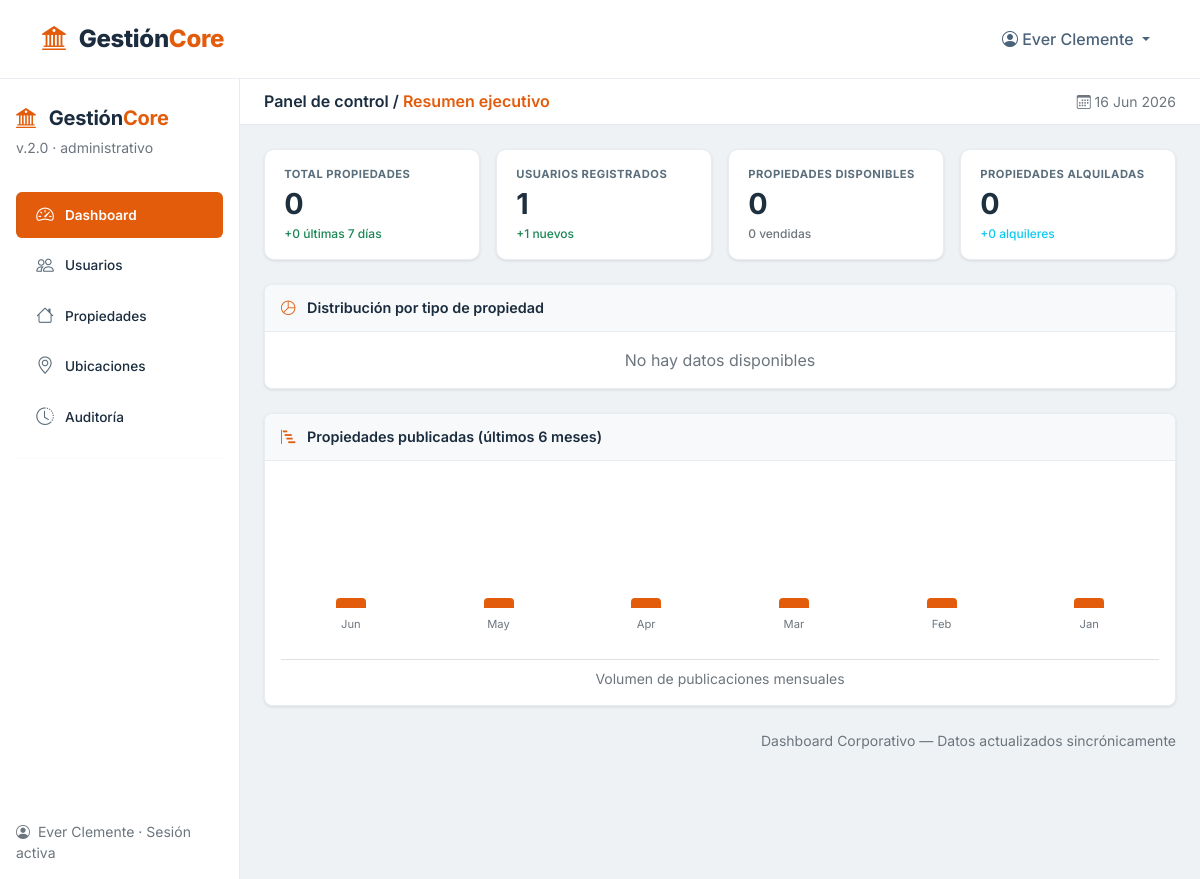
The page /dashboard (signed in) on the database as committed earlier.
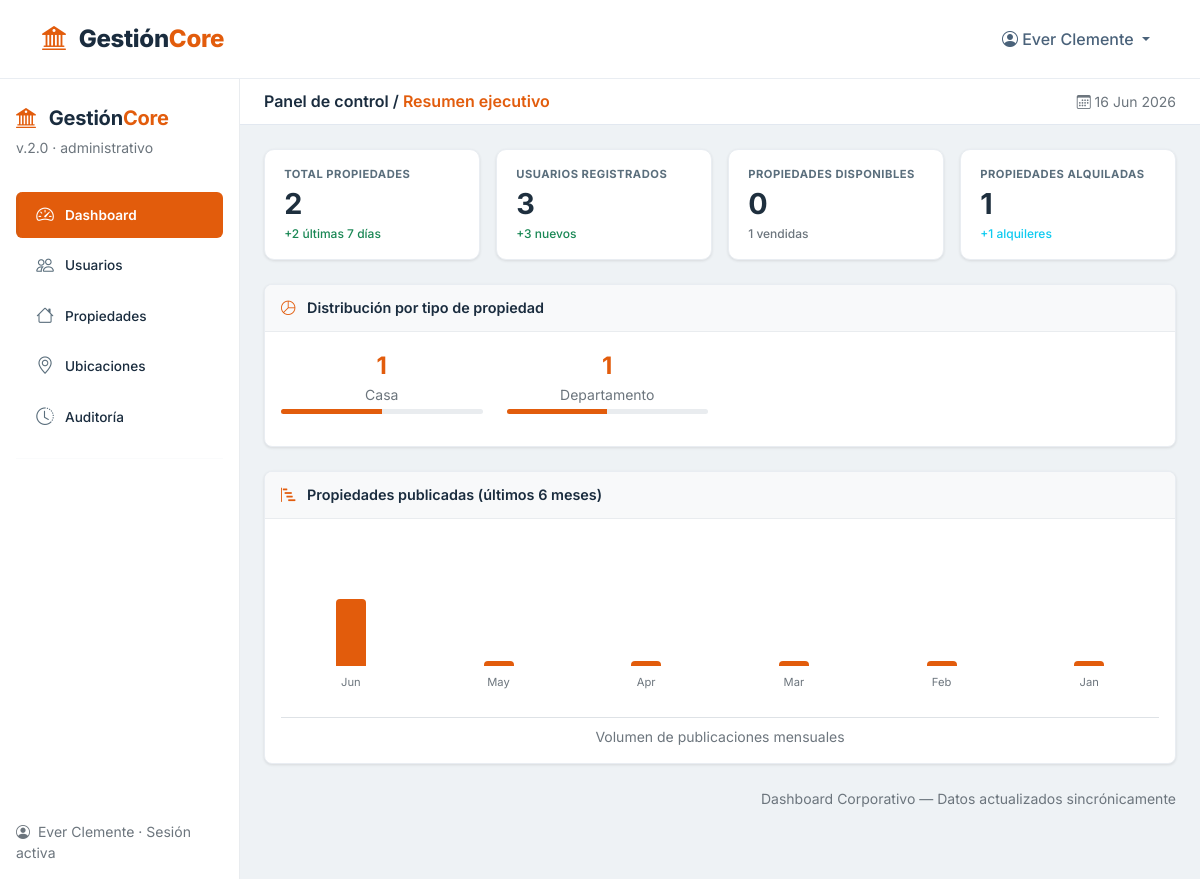
The same page on the database as committed later.
### app/models.py (models this page shows, shortened)
class Usuario(db.Model, UserMixin):
    __tablename__ = "users"
    id_usuario = db.Column(db.Integer, primary_key=True)
    nombre = db.Column(db.String(100), nullable=False)
    email = db.Column(db.String(100), nullable=False, unique=True)
    telefono = db.Column(db.String(20), nullable=False)
    rol = db.Column(db.String(20), nullable=False)
    password = db.Column(db.String(200), nullable=False)
    fecha_registro = db.Column(db.Date, nullable=False)
    propiedades = db.relationship('Propiedad', back_populates='usuario', lazy=True, cascade="all, delete-orphan")

class Propiedad(db.Model):
    __tablename__ = "propiedades"
    id_propiedad = db.Column(db.Integer, primary_key=True)
    titulo = db.Column(db.String(200), nullable=False)
    descripcion = db.Column(db.Text, nullable=False)
    tipo = db.Column(db.String(50), nullable=False)
    superficie = db.Column(db.Float, nullable=False)
    direccion = db.Column(db.String(255), nullable=False)
    precio = db.Column(db.Float, nullable=False)
    estado = db.Column(db.String(50), nullable=False)
    fecha_publicacion = db.Column(db.Date, nullable=False)
    id_departamento = db.Column(db.Integer, db.ForeignKey('departamentos.id_departamento'), nullable=False)
    id_provincia = db.Column(db.Integer, db.ForeignKey('provincias.id_provincia'), nullable=False)
    id_ciudad = db.Column(db.Integer, db.ForeignKey('ciudades.id_ciudad'), nullable=False)
    id_usuario = db.Column(db.Integer, db.ForeignKey('users.id_usuario'), nullable=False)
    usuario = db.relationship('Usuario', back_populates='propiedades')
    departamento = db.relationship('Departamento', back_populates='propiedades')
    provincia = db.relationship('Provincia', back_populates='propiedades')
    ciudad = db.relationship('Ciudad', back_populates='propiedades')
    imagenes = db.relationship('Imagen',back_populates='propiedad', lazy=True, cascade="all, delete-orphan")

### app/main/routes.py (the view)
@main_bp.route("/dashboard")
@login_required
def dashboard():
    if current_user.rol.lower() != 'administrador':
        return render_template("main/index.html")
    total_propiedades = Propiedad.query.count()
    total_usuarios = Usuario.query.count()
    propiedades_activas = Propiedad.query.filter_by(estado='disponible').count()
    propiedades_vendidas = Propiedad.query.filter_by(estado='vendido').count()
    propiedades_alquiladas = Propiedad.query.filter_by(estado='alquilado').count()
    administradores = Usuario.query.filter_by(rol='administrador').count()
    vendedores = Usuario.query.filter_by(rol='vendedor').count()
    clientes = Usuario.query.filter_by(rol='cliente').count()
    tipos = db.session.query(
        Propiedad.tipo,
        func.count(Propiedad.id_propiedad).label('total')
    ).group_by(Propiedad.tipo).all()
    fecha_limite = datetime.now().date() - timedelta(days=7)
    propiedades_recientes = Propiedad.query.filter(
        Propiedad.fecha_publicacion >= fecha_limite
    ).order_by(Propiedad.fecha_publicacion.desc()).limit(10).all()
    usuarios_recientes = Usuario.query.order_by(
        Usuario.fecha_registro.desc()
    ).limit(10).all()
    auditoria_reciente = Auditoria.query.order_by(
        Auditoria.fecha_actividad.desc(),
        Auditoria.hora_actividad.desc()
    ).limit(10).all()
    meses = []
    ventas_mensuales = []
    for i in range(6):
        mes = datetime.now().date().replace(day=1) - timedelta(days=30*i)
        inicio_mes = mes.replace(day=1)
        fin_mes = (inicio_mes + timedelta(days=32)).replace(day=1) - timedelta(days=1)
        count = Propiedad.query.filter(
            Propiedad.fecha_publicacion >= inicio_mes,
            Propiedad.fecha_publicacion <= fin_mes
        ).count()
        meses.append(inicio_mes.strftime('%b'))
        ventas_mensuales.append(count)
    max_ventas = max(ventas_mensuales) if ventas_mensuales else 1
    alturas_barras = []
    for venta in ventas_mensuales:
        if max_ventas > 0:
            altura = (venta / (max_ventas + 1)) * 100
        else:
            altura = 10
        alturas_barras.append(altura)
    tipos_data = [{'tipo': t.tipo, 'total': t.total} for t in tipos]
    return render_template(
        'main/dashboard.html',
        total_propiedades=total_propiedades,
        total_usuarios=total_usuarios,
        propiedades_activas=propiedades_activas,
        propiedades_vendidas=propiedades_vendidas,
        propiedades_alquiladas=propiedades_alquiladas,
        administradores=administradores,
        vendedores=vendedores,
        clientes=clientes,
        propiedades_recientes=propiedades_recientes,
        usuarios_recientes=usuarios_recientes,
        auditoria_reciente=auditoria_reciente,
        tipos_data=tipos_data,
        meses=meses,
        ventas_mensuales=ventas_mensuales,
        alturas_barras=alturas_barras
    )

### app/templates/main/dashboard.html (shortened to what this page needs)
{% extends 'base.html' %}
{% block content %}
<div class="container-fluid p-0 d-flex flex-column min-vh-100">
    <div class="row g-0 flex-grow-1">
        <div class="col-auto sidebar" id="sidebarMenu">
            <div class="d-flex flex-column h-100 p-3 pt-4">
                <div class="mb-4 pb-2">
                    <div class="fw-bold fs-5" style="color:#1a2c3e;">
                        <i class="bi bi-bank2 me-2" style="color:#e25c0c;"></i>
                        <span style="letter-spacing:-0.2px;">Gestión<span class="text-orange-sobre">Core</span></span>
                    </div>
                    <div class="small text-secondary mt-1">v.2.0 · administrativo</div>
                </div>
                <nav class="nav flex-column">
                    <a href="#" class="nav-link-custom active" data-section="dashboard"><i class="bi bi-speedometer2"></i> Dashboard</a>
                    <a href="#" class="nav-link-custom" data-section="usuarios"><i class="bi bi-people"></i> Usuarios</a>
                    <a href="#" class="nav-link-custom" data-section="propiedades"><i class="bi bi-house"></i> Propiedades</a>
                    <a href="#" class="nav-link-custom" data-section="ubicaciones"><i class="bi bi-geo-alt"></i> Ubicaciones</a>
                    <a href="#" class="nav-link-custom" data-section="auditoria"><i class="bi bi-clock-history"></i> Auditoría</a>
                </nav>
                <hr class="my-3">
                <div class="small text-secondary mt-auto">
                    <i class="bi bi-person-circle me-1"></i> {{ current_user.nombre }} · Sesión activa
                </div>
            </div>
        </div>
        <div class="col bg-light" style="background-color: #eef2f5 !important;">
            <div class="top-bar d-flex justify-content-between align-items-center">
                <div class="d-flex align-items-center gap-2">
                    <h5 class="mb-0 fw-semibold" style="font-size: 1rem;">Panel de control / <span class="text-orange-sobre" id="seccionActual">Resumen ejecutivo</span></h5>
                </div>
                <div class="d-flex gap-2">
                    <span class="small text-secondary"><i class="bi bi-calendar3"></i> {{ datetime.now().strftime('%d %b %Y') }}</span>
                </div>
            </div>
            <div class="p-3 p-md-4" id="contenidoPrincipal">
                <div id="seccion-dashboard">
                    <div class="row g-3 mb-4">
                        <div class="col-md-3 col-6">
                            <div class="metric-card">
                                <div class="metric-title">Total propiedades</div>
                                <div class="metric-value" id="totalPropiedades">{{ total_propiedades }}</div>
                                <div class="metric-trend text-success">+{{ propiedades_recientes|length }} últimas 7 días</div>
                            </div>
                        </div>
                        <div class="col-md-3 col-6">
                            <div class="metric-card">
                                <div class="metric-title">Usuarios registrados</div>
                                <div class="metric-value" id="totalUsuarios">{{ total_usuarios }}</div>
                                <div class="metric-trend text-success">+{{ usuarios_recientes|length }} nuevos</div>
                            </div>
                        </div>
                        <div class="col-md-3 col-6">
                            <div class="metric-card">
                                <div class="metric-title">Propiedades disponibles</div>
                                <div class="metric-value" id="propDisponibles">{{ propiedades_activas }}</div>
                                <div class="metric-trend text-secondary">{{ propiedades_vendidas }} vendidas</div>
                            </div>
                        </div>
                        <div class="col-md-3 col-6">
                            <div class="metric-card">
                                <div class="metric-title">Propiedades alquiladas</div>
                                <div class="metric-value" id="propAlquiladas">{{ propiedades_alquiladas }}</div>
                                <div class="metric-trend text-info">+{{ propiedades_alquiladas }} alquileres</div>
                            </div>
                        </div>
                    </div>
                    <div class="card-plain mb-4">
                        <div class="card-header-plain">
                            <i class="bi bi-pie-chart me-2 text-orange-sobre"></i> Distribución por tipo de propiedad
                        </div>
                        <div class="p-3">
                            <div class="row">
                                {% for tipo in tipos_data %}
                                <div class="col-6 col-md-3 mb-3">
                                    <div class="text-center">
                                        <div class="fw-bold fs-4 text-orange-sobre">{{ tipo.total }}</div>
                                        <div class="small text-secondary">{{ tipo.tipo|capitalize }}</div>
                                        <div class="progress mt-1" style="height: 5px;">
                                            <div class="progress-bar bg-orange-sobre"
                                                 style="width: {{ (tipo.total / total_propiedades * 100) if total_propiedades > 0 else 0 }}%;">
                                            </div>
                                        </div>
                                    </div>
                                </div>
                                {% else %}
                                <div class="col-12 text-center text-secondary">No hay datos disponibles</div>
                                {% endfor %}
                            </div>
                        </div>
                    </div>
                    <div class="card-plain">
                        <div class="card-header-plain">
                            <i class="bi bi-bar-chart-steps me-2 text-orange-sobre"></i> Propiedades publicadas (últimos 6 meses)
                        </div>
                        <div class="p-3">
                            <div class="simple-bars">
                                {% for mes in meses %}
                                    {% set max_ventas = ventas_mensuales|max|default(1) %}
                                    {% set altura = ((ventas_mensuales[loop.index0] / (max_ventas + 1) * 100)|round|int) if max_ventas > 0 else 10 %}
                                    <div class="simple-bar-item">
                                        <div class="bar-column" style='height: {{ altura }}px;'></div>
                                        <div class="bar-label">{{ mes }}</div>
                                    </div>
                                {% endfor %}
                            </div>
                            <div class="small text-secondary mt-3 border-top pt-2 text-center">Volumen de publicaciones mensuales</div>
                        </div>
                    </div>
                </div>
                <div class="mt-3 text-end small text-secondary py-2">
                    Dashboard Corporativo — Datos actualizados sincrónicamente
                </div>
            </div>
        </div>
    </div>
</div>
{% endblock %}

### app/templates/base.html (shortened to what this page needs)
<!DOCTYPE html>
<html lang="en">
<head>
    <link href="https://cdn.jsdelivr.net/npm/bootstrap@5.3.0-alpha1/dist/css/bootstrap.min.css" rel="stylesheet">
    <link rel="stylesheet" href="https://cdn.jsdelivr.net/npm/bootstrap-icons@1.11.3/font/bootstrap-icons.min.css">
    <link rel="stylesheet" href="{{ url_for('static', filename='css/index.css') }}">
</head>
<body>
    {% include "components/navbar.html" %}
    {% block content %}
    {% endblock %}
</body>
</html>

### app/templates/components/navbar.html (shortened to what this page needs)
<nav class="navbar navbar-expand-lg sticky-top">
    <div class="container">
        <a class="navbar-brand" href="{{ url_for('main.index') }}">
            <i class="bi bi-bank2 me-2" style="color:#e25c0c;"></i>
            Gestión<span class="text-orange">Core</span>
        </a>
        <div class="collapse navbar-collapse" id="navbarMain">
            <ul class="navbar-nav ms-auto mb-2 mb-lg-0 align-items-center gap-2">
                {% if current_user.is_authenticated %}
                    <li class="nav-item dropdown">
                        <a class="nav-link dropdown-toggle" href="#" id="navbarDropdown" role="button" data-bs-toggle="dropdown">
                            <i class="bi bi-person-circle"></i>
                            {{ current_user.nombre }}
                        </a>
                    </li>
                {% endif %}
            </ul>
        </div>
    </div>
</nav>

Rows that differ between the two databases and show on the page:
added Propiedad: total "1", tipo "Casa", {{ (tipo.total / total_propiedades * 100) if total_propiedades > 0 else 0 }} 50.0 (drawn)
added Propiedad: total "1", tipo "Departamento", {{ (tipo.total / total_propiedades * 100) if total_propiedades > 0 else 0 }} 50.0 (drawn)
Other text that changed with them:
{{ total_propiedades }}: "0" → "2"
{{ propiedades_recientes|length }}: "0" → "2"
{{ total_usuarios }}: "1" → "3"
{{ usuarios_recientes|length }}: "1" → "3"
{{ propiedades_vendidas }}: "0" → "1"
{{ propiedades_alquiladas }}: "0" → "1"
{{ altura }}: 10 → 67 (drawn)
{{ altura }}: 10 → 0 (drawn)
text no longer shown: "No hay datos disponibles"
